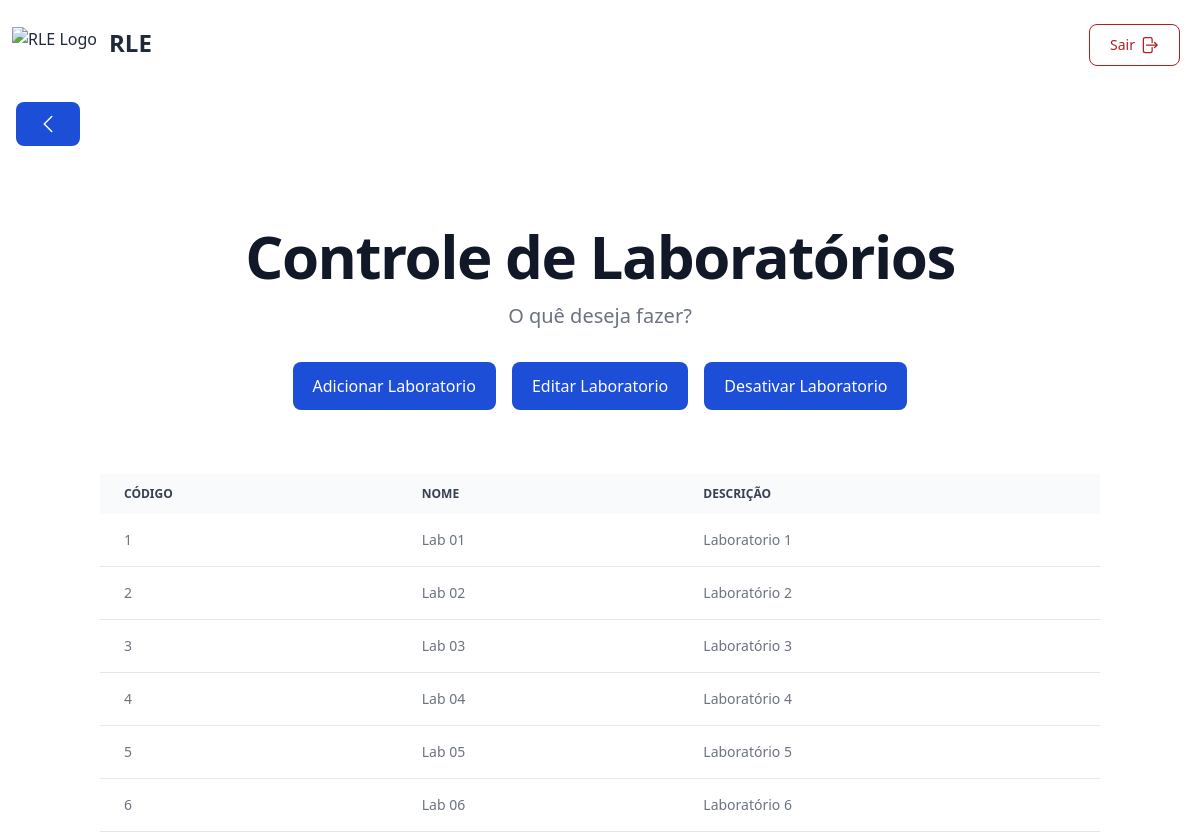
/ADM/Lab/pageLab.php (signed in), run on an earlier commit of the app's database.
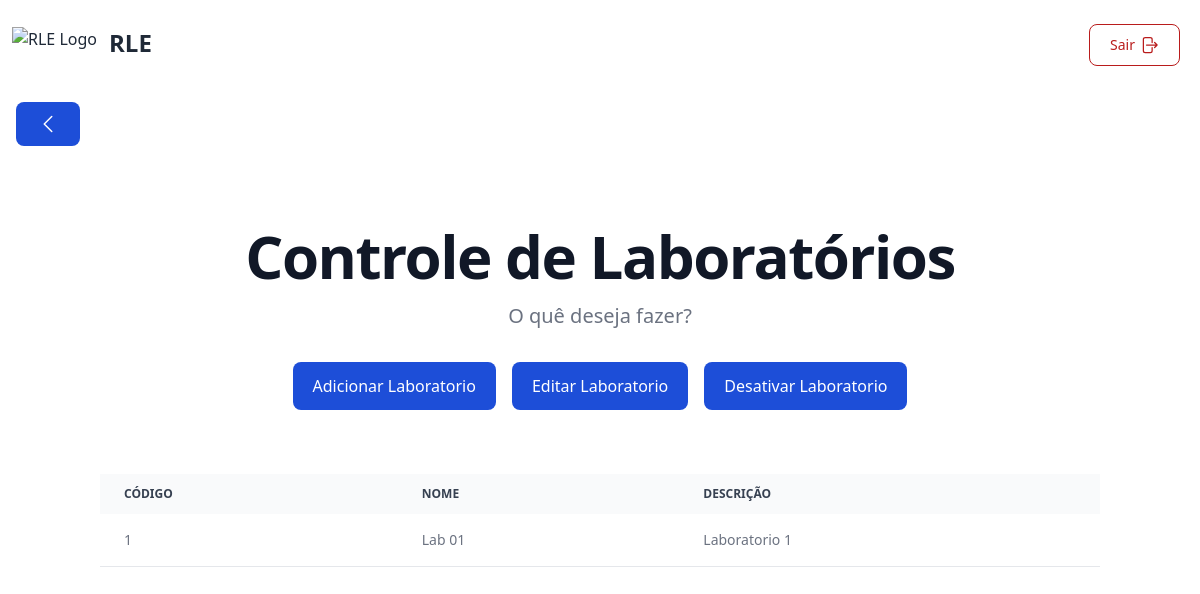
And on a later commit of the database.
### tables this page shows
CREATE TABLE `laboratorio` (
  `lab_cod` int(11) NOT NULL,
  `lab_nome` varchar(40) NOT NULL,
  `lab_desc` varchar(200) DEFAULT NULL,
  `lab_isActive` bit(1) NOT NULL
);

### ADM/Lab/pageLab.php (the view, shortened to what this page needs)
<?php
  include_once ("../../navbar2.php");
  ?>
<div class="px-4 mx-auto max-w-screen-xl ">
    <a href="../pageControl.php" class="my-4 text-white bg-blue-700 hover:bg-blue-800 focus:ring-4 focus:outline-none focus:ring-blue-300 font-medium rounded-lg text-sm px-5 py-2.5 text-center inline-flex items-center dark:bg-blue-600 dark:hover:bg-blue-700 dark:focus:ring-blue-800">
    <svg xmlns="http://www.w3.org/2000/svg" fill="none" viewBox="0 0 24 24" stroke-width="1.5" stroke="currentColor" class="size-6">
    <path stroke-linecap="round" stroke-linejoin="round" d="M15.75 19.5 8.25 12l7.5-7.5" />
    </svg>
    </a>
</div>
<div class="py-8 px-4 mx-auto max-w-screen-xl text-center lg:py-16">
    <h1 class="mb-4 text-4xl font-extrabold tracking-tight leading-none text-gray-900 md:text-5xl lg:text-6xl dark:text-white">Controle de Laboratórios</h1>
    <p class="mb-8 text-lg font-normal text-gray-500 lg:text-xl sm:px-16 lg:px-48 dark:text-gray-400">O quê deseja fazer?</p>
    <div class="flex flex-col space-y-4 sm:flex-row sm:justify-center sm:space-y-0">
            <a href="addLab.php" class="inline-flex justify-center items-center py-3 px-5 text-base font-medium text-center text-white rounded-lg bg-blue-700 hover:bg-blue-800 focus:ring-4 focus:ring-blue-300 dark:focus:ring-blue-900">
                Adicionar Laboratorio
            </a>
            <a href="altLab.php" class="py-3 px-5 sm:ms-4 text-base font-medium text-center text-white rounded-lg bg-blue-700 hover:bg-blue-800 focus:ring-4 focus:ring-blue-300 dark:focus:ring-blue-900">
                Editar Laboratorio
            </a>
            <a href="delLab.php" class="py-3 px-5 sm:ms-4 text-base font-medium text-center text-white rounded-lg bg-blue-700 hover:bg-blue-800 focus:ring-4 focus:ring-blue-300 dark:focus:ring-blue-900">
                Desativar Laboratorio
            </a>
    </div>
    </div>
<div class="relative overflow-x-auto  container mx-auto px-3 xs:rounded-lg rounded-md ">
    <table class="w-full text-sm text-left rtl:text-right text-gray-500 dark:text-gray-400">
        <thead class="text-xs text-gray-700 uppercase bg-gray-50 dark:bg-gray-700 dark:text-gray-400">
            <tr>
                <th scope="col" class="px-6 py-3">
                    Código
                </th>
                <th scope="col" class="px-6 py-3">
                    Nome
                </th>
                <th scope="col" class="px-6 py-3">
                    Descrição
                </th>
            </tr>
        </thead>
        <tbody>
                <?php
                $slq = mysqli_query($conexao, "SELECT * FROM laboratorio");
                while ($lab = mysqli_fetch_array($slq)) {
                    if ($lab['lab_isActive'] == true) { ?>
                        <tr class="bg-white border-b dark:bg-gray-800 dark:border-gray-700">
                            <td class="px-6 py-4"><?php echo $lab['lab_cod']; ?></td>
                            <td class="px-6 py-4"><?php echo $lab['lab_nome']; ?></td>
                            <td class="px-6 py-4"><?php echo $lab['lab_desc']; ?></td>
                        </tr>
                    <?php }
                }
                ; ?>
        </tbody>
    </table>
</div>
</body>
</html>

### navbar2.php (shortened to what this page needs)
<!DOCTYPE html>
<html lang="en">
<head>
    <link href="https://cdn.jsdelivr.net/npm/daisyui@4.12.10/dist/full.min.css" rel="stylesheet" type="text/css" />
    <script src="https://cdn.tailwindcss.com"></script>
</head>
<body class="min-h-screen">
<nav class="bg-white border-gray-200 dark:bg-gray-900">
  <div class="max-w-screen-xl flex flex-wrap items-center justify-between mx-auto p-3">
    <a href="https://i.pinimg.com/736x/f9/27/1c/f9271c137f177641a969c7671b7d1415.jpg" class="flex items-center space-x-3 rtl:space-x-reverse">
        <img src="https://flowbite.com/docs/images/logo.svg" class="h-8" alt="RLE Logo" />
        <span class="self-center text-2xl font-semibold whitespace-nowrap dark:text-white">RLE</span>
    </a>
    <div class="hidden w-full md:block md:w-auto" id="navbar-default">
      <ul class="font-medium flex flex-col md:p-0 mt-3">
        <li>
        <?php
        if(isset($_SESSION['nome'])){
            echo '<a href="\Prj_RLE/logoff.php" class="block py-2 px-3 text-red-700 hover:text-white border border-red-700 hover:bg-red-800 focus:ring-4 focus:outline-none focus:ring-red-300 font-medium rounded-lg text-sm px-5 py-2.5 text-center me-2 mb-2 dark:border-red-500 dark:text-red-500 dark:hover:text-white dark:hover:bg-red-600 dark:focus:ring-red-900">
            <div class="flex flex-row gap-1 place-content-center">
            Sair
              <svg xmlns="http://www.w3.org/2000/svg" fill="none" viewBox="0 0 24 24" stroke-width="1.5" stroke="currentColor" class="size-5">
                <path stroke-linecap="round" stroke-linejoin="round" d="M15.75 9V5.25A2.25 2.25 0 0 0 13.5 3h-6a2.25 2.25 0 0 0-2.25 2.25v13.5A2.25 2.25 0 0 0 7.5 21h6a2.25 2.25 0 0 0 2.25-2.25V15m3 0 3-3m0 0-3-3m3 3H9" />
              </svg>
            </div>
            </a>';
        }
        ?>
        </li>
      </ul>
    </div>
  </div>
</nav>

What changed in the data, as far as the page shows it:
removed laboratorio: lab_cod "2", lab_nome "Lab 02", lab_desc "Laboratório 2"
removed laboratorio: lab_cod "3", lab_nome "Lab 03", lab_desc "Laboratório 3"
removed laboratorio: lab_cod "4", lab_nome "Lab 04", lab_desc "Laboratório 4"
removed laboratorio: lab_cod "5", lab_nome "Lab 05", lab_desc "Laboratório 5"
removed laboratorio: lab_cod "6", lab_nome "Lab 06", lab_desc "Laboratório 6"
